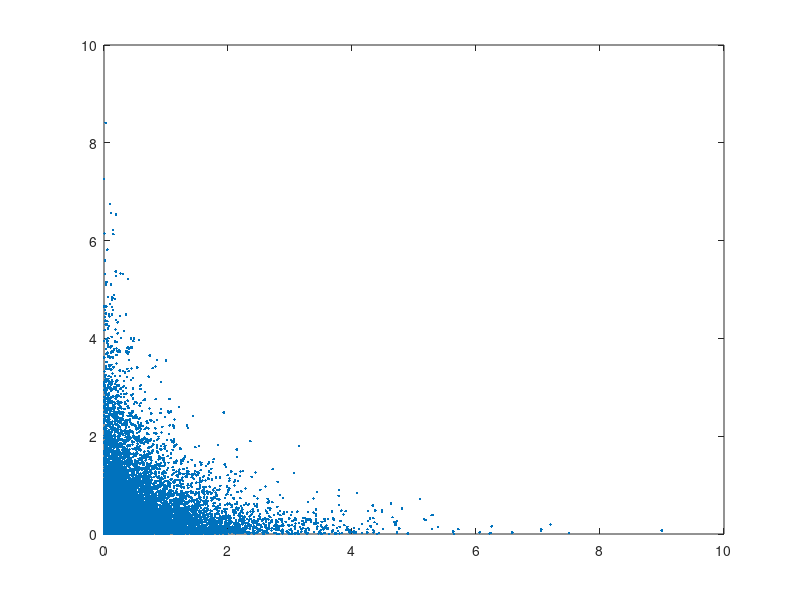

Write MATLAB code to recreate this figure.
%gibbssamp.m
clear all
clc, clf
f=@(X1,X2)exp(-(X1.*X2 + X1 +X2)).*(X1 > 0 & X2 > 0);
N = 10^4; %sample size
x = zeros(N,2); x2 = 1;
for i=2:N 
    x1 = -log(rand)/(x2 +1);
    x2 = -log(rand)/(x1+1);
    x(i,:) = [x1,x2];
end
plot(x(:,1),x(:,2),'.')
